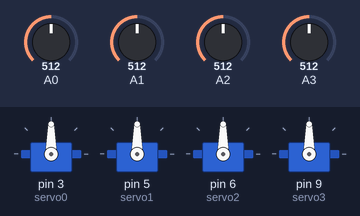
The sketch below on a simulated Arduino Uno, built with avr-gcc and run on an emulated ATmega328P. Parts: 4 × servo. The inputs (shaded band) are chosen by the test bench; at power-on: A0 = 512, A1 = 512, A2 = 512, A3 = 512.

Above: at 1.2 s.
1.3 s: A0 set to 716
At 1.6 s:
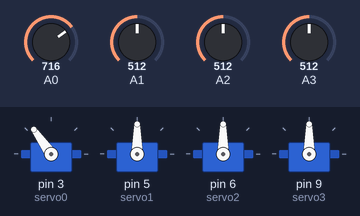
2.8 s: A1 set to 716
At 3.9 s:
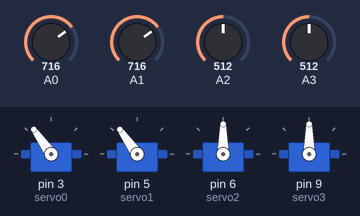
4.3 s: A2 set to 716
At 5.0 s:
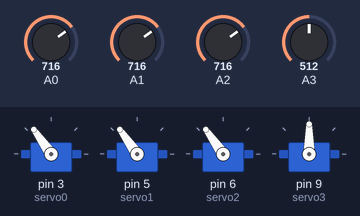
5.8 s: A3 set to 716
At 6.2 s:
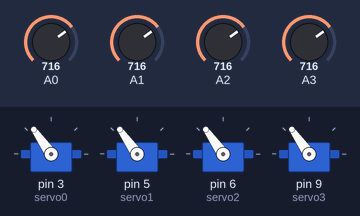
7.3 s: A0 set to 992
At 8.5 s:
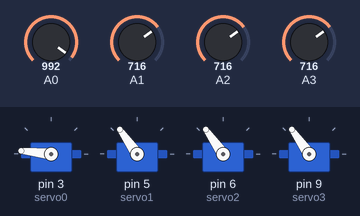
8.8 s: A1 set to 992
At 9.6 s:
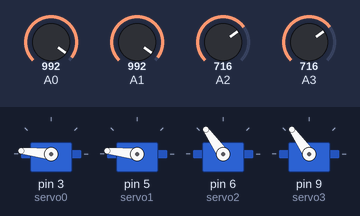
Timing chart, 0 to 11.3 s (numbered marks = the images above; inputs shaded):
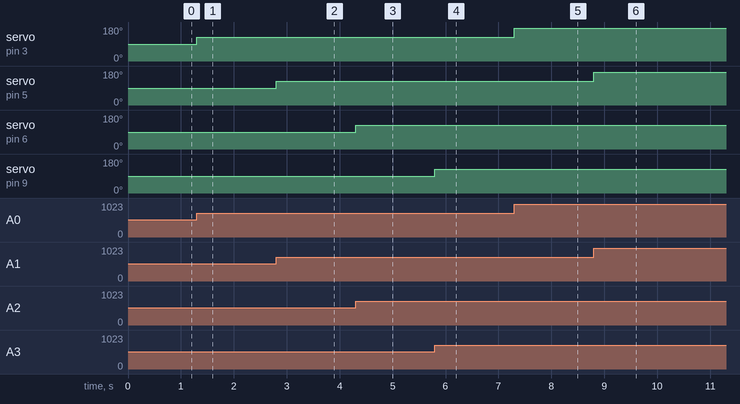

Measured:
- after the input at 1.3 s, servo on pin 3 (servo0): 90° → 125° at once
- after the input at 2.8 s, servo on pin 5 (servo1): 90° → 125° at once
- after the input at 4.3 s, servo on pin 6 (servo2): 90° → 125° at once
- after the input at 5.8 s, servo on pin 9 (servo3): 90° → 125° at once
- after the input at 7.3 s, servo on pin 3 (servo0): 125° → 174° at once
- after the input at 8.8 s, servo on pin 5 (servo1): 125° → 174° at once

The sketch:

Robotic_Arm.ino
```cpp
#include <Servo.h>
Servo servo0;
Servo servo1;
Servo servo2;
Servo servo3;
int sensorvalue0;
int sensorvalue1;
int sensorvalue2;
int sensorvalue3;
void setup()
{
  pinMode(A0,INPUT);
  pinMode(3,OUTPUT);
  servo0.attach(3);

  pinMode(A1,INPUT);
  pinMode(5,OUTPUT);
  servo1.attach(5);

  pinMode(A2,INPUT);
  pinMode(6,OUTPUT);
  servo2.attach(6);

  pinMode(A3,INPUT);
  pinMode(9,OUTPUT);
  servo3.attach(9);
}
void loop()
{
  sensorvalue0 = analogRead(A0);
  sensorvalue0 = map(sensorvalue0, 0, 1023, 0, 180);
  servo0.write(sensorvalue0);
  sensorvalue1 = analogRead(A1);
  sensorvalue1 = map(sensorvalue1, 0, 1023, 0, 180);
  servo1.write(sensorvalue1);
  sensorvalue2 = analogRead(A2);
  sensorvalue2 = map(sensorvalue2, 0, 1023, 0, 180);
  servo2.write(sensorvalue2);
  sensorvalue3 = analogRead(A3);
  sensorvalue3 = map(sensorvalue3, 0, 1023, 0, 180);
  servo3.write(sensorvalue3);
}
```
